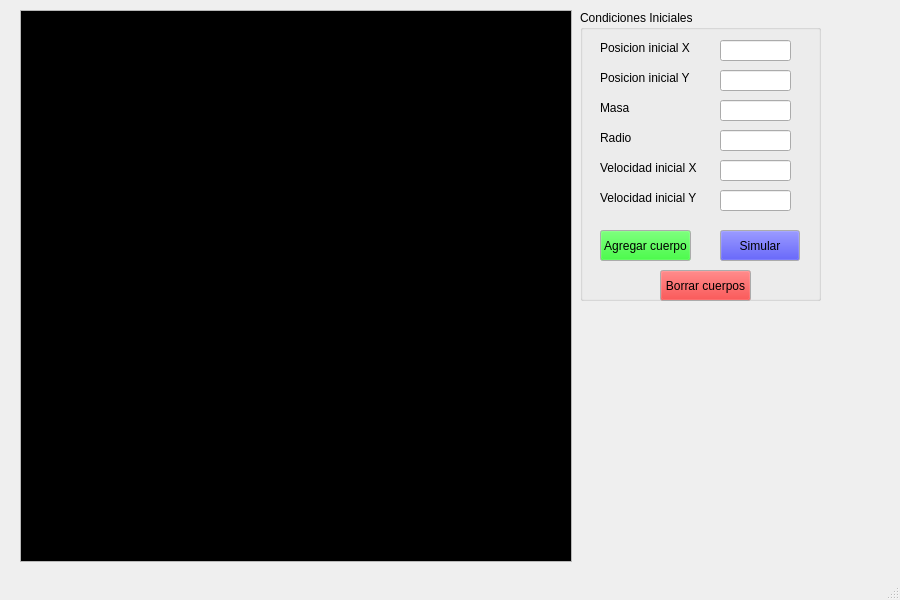
<?xml version="1.0" encoding="UTF-8"?>
<ui version="4.0">
 <class>MainWindow</class>
 <widget class="QMainWindow" name="MainWindow">
  <property name="geometry">
   <rect>
    <x>0</x>
    <y>0</y>
    <width>900</width>
    <height>600</height>
   </rect>
  </property>
  <property name="windowTitle">
   <string>MainWindow</string>
  </property>
  <widget class="QWidget" name="centralwidget">
   <widget class="QGraphicsView" name="graphicsView">
    <property name="geometry">
     <rect>
      <x>20</x>
      <y>10</y>
      <width>552</width>
      <height>552</height>
     </rect>
    </property>
    <property name="palette">
     <palette>
      <active>
       <colorrole role="Base">
        <brush brushstyle="SolidPattern">
         <color alpha="255">
          <red>0</red>
          <green>0</green>
          <blue>0</blue>
         </color>
        </brush>
       </colorrole>
      </active>
      <inactive>
       <colorrole role="Base">
        <brush brushstyle="SolidPattern">
         <color alpha="255">
          <red>0</red>
          <green>0</green>
          <blue>0</blue>
         </color>
        </brush>
       </colorrole>
      </inactive>
      <disabled/>
     </palette>
    </property>
    <property name="cursor" stdset="0">
     <cursorShape>CrossCursor</cursorShape>
    </property>
   </widget>
   <widget class="QGroupBox" name="groupBox">
    <property name="geometry">
     <rect>
      <x>580</x>
      <y>10</y>
      <width>241</width>
      <height>291</height>
     </rect>
    </property>
    <property name="title">
     <string>Condiciones Iniciales</string>
    </property>
    <widget class="QLineEdit" name="le_posX">
     <property name="geometry">
      <rect>
       <x>140</x>
       <y>30</y>
       <width>71</width>
       <height>21</height>
      </rect>
     </property>
    </widget>
    <widget class="QLabel" name="lbl_posX">
     <property name="geometry">
      <rect>
       <x>20</x>
       <y>30</y>
       <width>101</width>
       <height>16</height>
      </rect>
     </property>
     <property name="text">
      <string>Posicion inicial X</string>
     </property>
    </widget>
    <widget class="QLineEdit" name="le_posY">
     <property name="geometry">
      <rect>
       <x>140</x>
       <y>60</y>
       <width>71</width>
       <height>21</height>
      </rect>
     </property>
    </widget>
    <widget class="QLabel" name="lbl_posY">
     <property name="geometry">
      <rect>
       <x>20</x>
       <y>60</y>
       <width>101</width>
       <height>16</height>
      </rect>
     </property>
     <property name="text">
      <string>Posicion inicial Y</string>
     </property>
    </widget>
    <widget class="QLineEdit" name="le_masa">
     <property name="geometry">
      <rect>
       <x>140</x>
       <y>90</y>
       <width>71</width>
       <height>21</height>
      </rect>
     </property>
    </widget>
    <widget class="QLabel" name="lbl_masa">
     <property name="geometry">
      <rect>
       <x>20</x>
       <y>90</y>
       <width>101</width>
       <height>16</height>
      </rect>
     </property>
     <property name="text">
      <string>Masa</string>
     </property>
    </widget>
    <widget class="QLineEdit" name="le_radio">
     <property name="geometry">
      <rect>
       <x>140</x>
       <y>120</y>
       <width>71</width>
       <height>21</height>
      </rect>
     </property>
    </widget>
    <widget class="QLabel" name="lbl_radio">
     <property name="geometry">
      <rect>
       <x>20</x>
       <y>120</y>
       <width>101</width>
       <height>16</height>
      </rect>
     </property>
     <property name="text">
      <string>Radio</string>
     </property>
    </widget>
    <widget class="QLineEdit" name="le_velX">
     <property name="geometry">
      <rect>
       <x>140</x>
       <y>150</y>
       <width>71</width>
       <height>21</height>
      </rect>
     </property>
    </widget>
    <widget class="QLabel" name="lbl_velX">
     <property name="geometry">
      <rect>
       <x>20</x>
       <y>150</y>
       <width>101</width>
       <height>16</height>
      </rect>
     </property>
     <property name="text">
      <string>Velocidad inicial X</string>
     </property>
    </widget>
    <widget class="QLineEdit" name="le_velY">
     <property name="geometry">
      <rect>
       <x>140</x>
       <y>180</y>
       <width>71</width>
       <height>21</height>
      </rect>
     </property>
    </widget>
    <widget class="QLabel" name="lbl_velY">
     <property name="geometry">
      <rect>
       <x>20</x>
       <y>180</y>
       <width>101</width>
       <height>16</height>
      </rect>
     </property>
     <property name="text">
      <string>Velocidad inicial Y</string>
     </property>
    </widget>
    <widget class="QPushButton" name="btn_Agregar">
     <property name="geometry">
      <rect>
       <x>20</x>
       <y>220</y>
       <width>91</width>
       <height>31</height>
      </rect>
     </property>
     <property name="palette">
      <palette>
       <active>
        <colorrole role="Button">
         <brush brushstyle="SolidPattern">
          <color alpha="255">
           <red>0</red>
           <green>255</green>
           <blue>0</blue>
          </color>
         </brush>
        </colorrole>
        <colorrole role="Light">
         <brush brushstyle="SolidPattern">
          <color alpha="255">
           <red>255</red>
           <green>255</green>
           <blue>255</blue>
          </color>
         </brush>
        </colorrole>
       </active>
       <inactive>
        <colorrole role="Button">
         <brush brushstyle="SolidPattern">
          <color alpha="255">
           <red>0</red>
           <green>255</green>
           <blue>0</blue>
          </color>
         </brush>
        </colorrole>
        <colorrole role="Light">
         <brush brushstyle="SolidPattern">
          <color alpha="255">
           <red>255</red>
           <green>255</green>
           <blue>255</blue>
          </color>
         </brush>
        </colorrole>
       </inactive>
       <disabled>
        <colorrole role="Button">
         <brush brushstyle="SolidPattern">
          <color alpha="255">
           <red>0</red>
           <green>255</green>
           <blue>0</blue>
          </color>
         </brush>
        </colorrole>
        <colorrole role="Light">
         <brush brushstyle="SolidPattern">
          <color alpha="255">
           <red>255</red>
           <green>255</green>
           <blue>255</blue>
          </color>
         </brush>
        </colorrole>
       </disabled>
      </palette>
     </property>
     <property name="cursor">
      <cursorShape>PointingHandCursor</cursorShape>
     </property>
     <property name="text">
      <string>Agregar cuerpo</string>
     </property>
    </widget>
    <widget class="QPushButton" name="btn_simular">
     <property name="geometry">
      <rect>
       <x>140</x>
       <y>220</y>
       <width>80</width>
       <height>31</height>
      </rect>
     </property>
     <property name="palette">
      <palette>
       <active>
        <colorrole role="Button">
         <brush brushstyle="SolidPattern">
          <color alpha="255">
           <red>0</red>
           <green>0</green>
           <blue>255</blue>
          </color>
         </brush>
        </colorrole>
       </active>
       <inactive>
        <colorrole role="Button">
         <brush brushstyle="SolidPattern">
          <color alpha="255">
           <red>0</red>
           <green>0</green>
           <blue>255</blue>
          </color>
         </brush>
        </colorrole>
       </inactive>
       <disabled>
        <colorrole role="Button">
         <brush brushstyle="SolidPattern">
          <color alpha="255">
           <red>0</red>
           <green>0</green>
           <blue>255</blue>
          </color>
         </brush>
        </colorrole>
       </disabled>
      </palette>
     </property>
     <property name="cursor">
      <cursorShape>ClosedHandCursor</cursorShape>
     </property>
     <property name="text">
      <string>Simular</string>
     </property>
    </widget>
    <widget class="QPushButton" name="btn_Borrar">
     <property name="geometry">
      <rect>
       <x>80</x>
       <y>260</y>
       <width>91</width>
       <height>31</height>
      </rect>
     </property>
     <property name="palette">
      <palette>
       <active>
        <colorrole role="Button">
         <brush brushstyle="SolidPattern">
          <color alpha="255">
           <red>255</red>
           <green>0</green>
           <blue>0</blue>
          </color>
         </brush>
        </colorrole>
        <colorrole role="Light">
         <brush brushstyle="SolidPattern">
          <color alpha="255">
           <red>255</red>
           <green>255</green>
           <blue>255</blue>
          </color>
         </brush>
        </colorrole>
       </active>
       <inactive>
        <colorrole role="Button">
         <brush brushstyle="SolidPattern">
          <color alpha="255">
           <red>255</red>
           <green>0</green>
           <blue>0</blue>
          </color>
         </brush>
        </colorrole>
        <colorrole role="Light">
         <brush brushstyle="SolidPattern">
          <color alpha="255">
           <red>255</red>
           <green>255</green>
           <blue>255</blue>
          </color>
         </brush>
        </colorrole>
       </inactive>
       <disabled>
        <colorrole role="Button">
         <brush brushstyle="SolidPattern">
          <color alpha="255">
           <red>255</red>
           <green>0</green>
           <blue>0</blue>
          </color>
         </brush>
        </colorrole>
        <colorrole role="Light">
         <brush brushstyle="SolidPattern">
          <color alpha="255">
           <red>255</red>
           <green>255</green>
           <blue>255</blue>
          </color>
         </brush>
        </colorrole>
       </disabled>
      </palette>
     </property>
     <property name="cursor">
      <cursorShape>PointingHandCursor</cursorShape>
     </property>
     <property name="text">
      <string>Borrar cuerpos</string>
     </property>
    </widget>
   </widget>
  </widget>
  <widget class="QMenuBar" name="menubar">
   <property name="geometry">
    <rect>
     <x>0</x>
     <y>0</y>
     <width>900</width>
     <height>21</height>
    </rect>
   </property>
  </widget>
  <widget class="QStatusBar" name="statusbar"/>
 </widget>
 <resources/>
 <connections/>
</ui>
